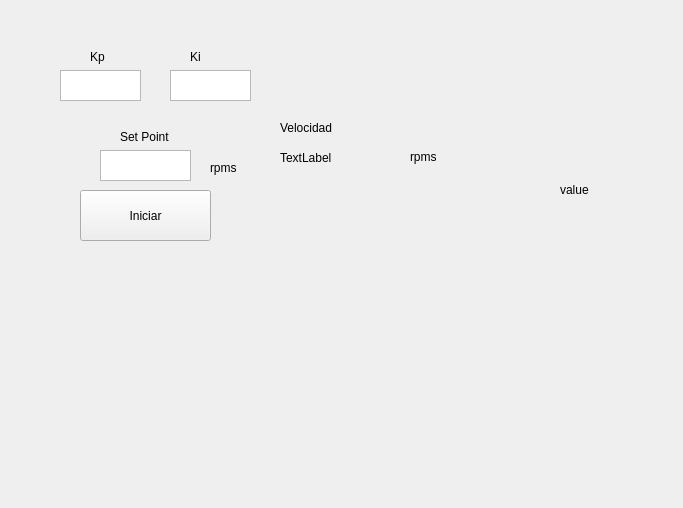
<?xml version="1.0" encoding="UTF-8"?>
<ui version="4.0">
 <class>Widget</class>
 <widget class="QWidget" name="Widget">
  <property name="geometry">
   <rect>
    <x>0</x>
    <y>0</y>
    <width>683</width>
    <height>508</height>
   </rect>
  </property>
  <property name="windowTitle">
   <string>Widget</string>
  </property>
  <widget class="QPushButton" name="pushButton">
   <property name="geometry">
    <rect>
     <x>80</x>
     <y>190</y>
     <width>131</width>
     <height>51</height>
    </rect>
   </property>
   <property name="text">
    <string>Iniciar</string>
   </property>
  </widget>
  <widget class="QTextEdit" name="setpoint">
   <property name="geometry">
    <rect>
     <x>100</x>
     <y>150</y>
     <width>91</width>
     <height>31</height>
    </rect>
   </property>
  </widget>
  <widget class="QLabel" name="label">
   <property name="geometry">
    <rect>
     <x>120</x>
     <y>130</y>
     <width>59</width>
     <height>14</height>
    </rect>
   </property>
   <property name="text">
    <string>Set Point</string>
   </property>
  </widget>
  <widget class="QLabel" name="label_2">
   <property name="geometry">
    <rect>
     <x>210</x>
     <y>160</y>
     <width>41</width>
     <height>16</height>
    </rect>
   </property>
   <property name="text">
    <string>rpms</string>
   </property>
  </widget>
  <widget class="QLabel" name="label_3">
   <property name="geometry">
    <rect>
     <x>280</x>
     <y>120</y>
     <width>71</width>
     <height>16</height>
    </rect>
   </property>
   <property name="text">
    <string>Velocidad</string>
   </property>
  </widget>
  <widget class="QLabel" name="speed">
   <property name="geometry">
    <rect>
     <x>280</x>
     <y>150</y>
     <width>131</width>
     <height>16</height>
    </rect>
   </property>
   <property name="text">
    <string>TextLabel</string>
   </property>
  </widget>
  <widget class="QLabel" name="label_4">
   <property name="geometry">
    <rect>
     <x>410</x>
     <y>150</y>
     <width>59</width>
     <height>14</height>
    </rect>
   </property>
   <property name="text">
    <string>rpms</string>
   </property>
  </widget>
  <widget class="QwtPlot" name="qwtPlot">
   <property name="geometry">
    <rect>
     <x>70</x>
     <y>260</y>
     <width>400</width>
     <height>200</height>
    </rect>
   </property>
  </widget>
  <widget class="QwtKnob" name="Knob">
   <property name="geometry">
    <rect>
     <x>490</x>
     <y>170</y>
     <width>181</width>
     <height>221</height>
    </rect>
   </property>
   <property name="upperBound">
    <double>8555.000000000000000</double>
   </property>
   <property name="value">
    <double>4000.000000000000000</double>
   </property>
  </widget>
  <widget class="QLabel" name="knob_value">
   <property name="geometry">
    <rect>
     <x>560</x>
     <y>180</y>
     <width>61</width>
     <height>20</height>
    </rect>
   </property>
   <property name="text">
    <string>value</string>
   </property>
  </widget>
  <widget class="QLabel" name="label_5">
   <property name="geometry">
    <rect>
     <x>90</x>
     <y>50</y>
     <width>59</width>
     <height>14</height>
    </rect>
   </property>
   <property name="text">
    <string>Kp</string>
   </property>
  </widget>
  <widget class="QLabel" name="label_6">
   <property name="geometry">
    <rect>
     <x>190</x>
     <y>50</y>
     <width>59</width>
     <height>14</height>
    </rect>
   </property>
   <property name="text">
    <string>Ki</string>
   </property>
  </widget>
  <widget class="QTextEdit" name="kpNumber">
   <property name="geometry">
    <rect>
     <x>60</x>
     <y>70</y>
     <width>81</width>
     <height>31</height>
    </rect>
   </property>
  </widget>
  <widget class="QTextEdit" name="kiNumber">
   <property name="geometry">
    <rect>
     <x>170</x>
     <y>70</y>
     <width>81</width>
     <height>31</height>
    </rect>
   </property>
  </widget>
 </widget>
 <layoutdefault spacing="6" margin="11"/>
 <customwidgets>
  <customwidget>
   <class>QwtPlot</class>
   <extends>QFrame</extends>
   <header>qwt_plot.h</header>
  </customwidget>
  <customwidget>
   <class>QwtKnob</class>
   <extends>QWidget</extends>
   <header>qwt_knob.h</header>
  </customwidget>
 </customwidgets>
 <resources/>
 <connections/>
</ui>
